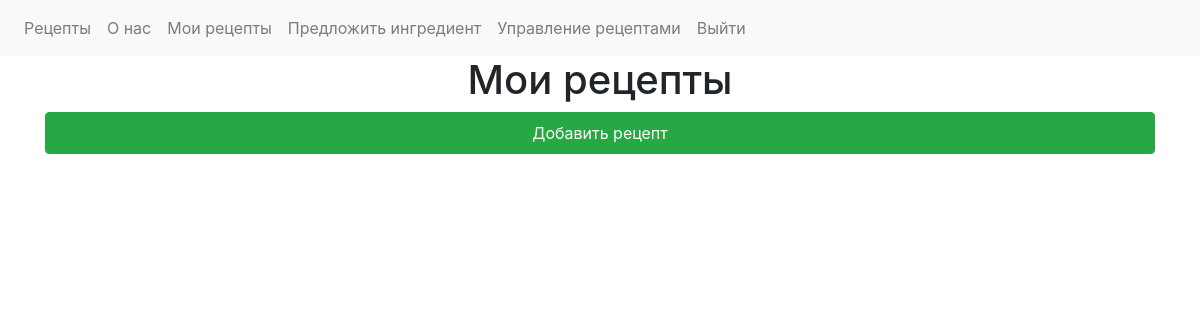
/my_recipes/ (signed in), run on an earlier commit of the app's database.
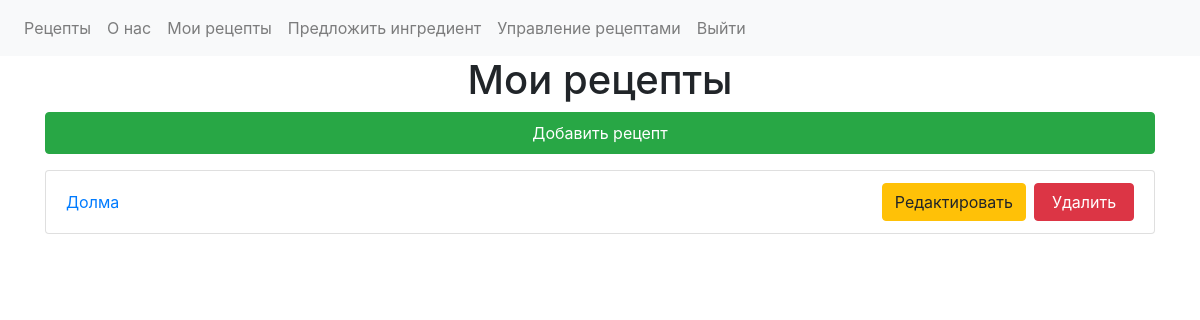
And on a later commit of the database.
### recipe_catalog/models.py (models this page shows, shortened)
class Recipe(models.Model):
    id = models.AutoField(primary_key=True)
    name = models.CharField(max_length=255, unique=True)
    author = models.ForeignKey(User, on_delete=models.CASCADE)
    ingredients = models.ManyToManyField(Ingredient, through='RecipeIngredients')

### recipe_catalog/views.py (the view)
# urls.py: path('my_recipes/', my_recipes, name='my_recipes'),
@login_required
def my_recipes(request):
    recipes = Recipe.objects.filter(author=request.user).order_by('name')
    return render(request, MY_RECIPES_TEMPLATE_NAME, {'recipes': recipes})

### templates/recipe_catalog/my_recipes.html (shortened to what this page needs)
{% extends '../base.html' %}
{% block maintitle %}
    Мои рецепты
{% endblock %}
{% block content %}
    <a class="nav-link btn btn-success text-white" href="{% url 'add_recipe' %}">
        Добавить рецепт
    </a>
    <div class="list-group mt-3">
        {% for recipe in recipes %}
            <div class="list-group-item d-flex justify-content-between align-items-center">
                <a class="flex-grow-1 text-decoration-none" href="/recipe/{{ recipe.id }}">
                    {{ recipe.name }}
                </a>
                <a class="btn btn-warning text-center ml-2" style="min-width: 100px;" href="{% url 'edit_recipe' recipe.pk %}">
                    Редактировать
                </a>
                <a class="btn btn-danger text-center ml-2" style="min-width: 100px;" href="{% url 'delete_recipe' recipe.pk %}">
                    Удалить
                </a>
            </div>
        {% endfor %}
    </div>
{% endblock %}

### templates/base.html (shortened to what this page needs)
<!DOCTYPE html>
<html lang="en">
<head>
    <link rel="stylesheet" href="https://maxcdn.bootstrapcdn.com/bootstrap/4.5.2/css/bootstrap.min.css">
    <link rel="stylesheet" href="https://maxcdn.bootstrapcdn.com/bootstrap/4.5.2/css/bootstrap-theme.min.css">
</head>
    <body>
        <header>
            <nav class="navbar navbar-expand-lg navbar-light bg-light">
                <div class="collapse navbar-collapse" id="navbarNav">
                    <ul class="navbar-nav">
                        <li class="nav-item">
                            <a class="nav-link" href="{% url 'main' %}">Рецепты</a>
                        </li>
                        <li class="nav-item">
                            <a class="nav-link" href="{% url 'about' %}">О нас</a>
                        </li>
                        {% if user.is_authenticated %}
                            <li class="nav-item">
                                <a class="nav-link" href="{% url 'my_recipes' %}">Мои рецепты</a>
                            </li>
                            <li class="nav-item">
                                <a class="nav-link" href="{% url 'add_ingredient' %}">Предложить ингредиент</a>
                            </li>
                            <li class="nav-item">
                                <a class="nav-link" href="{% url 'manage_recipes' %}">Управление рецептами</a>
                            </li>
                            <li class="nav-item">
                                <a class="nav-link" href="{% url 'logout' %}">Выйти</a>
                            </li>
                        {% else %}
                            <li class="nav-item"> <a class="nav-link" href="{% url 'login' %}">Войти</a> </li>
                            <li class="nav-item"> <a class="nav-link" href="{% url 'register' %}">Регистрация</a> </li>
                        {% endif %}
                    </ul>
                </div>
            </nav>
        </header>
        <main class="container">
            <h1 class="text-center">
                {% block maintitle %}{% endblock %}
            </h1>
            {% block content %}{% endblock %}
        </main>
    </body>
</html>

What changed in the data, as far as the page shows it:
added Recipe: name "Долма"
